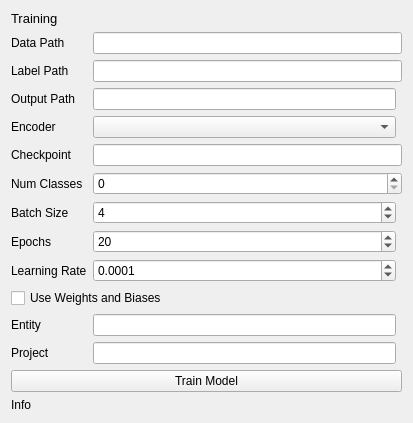
<?xml version="1.0" encoding="UTF-8"?>
<ui version="4.0">
 <class>Form</class>
 <widget class="QWidget" name="Form">
  <property name="geometry">
   <rect>
    <x>0</x>
    <y>0</y>
    <width>413</width>
    <height>412</height>
   </rect>
  </property>
  <property name="windowTitle">
   <string>Form</string>
  </property>
  <layout class="QGridLayout" name="gridLayout">
   <item row="5" column="1" colspan="2">
    <widget class="QLineEdit" name="lineEdit_checkpoint"/>
   </item>
   <item row="6" column="0">
    <widget class="QLabel" name="label_num_classes">
     <property name="text">
      <string>Num Classes</string>
     </property>
    </widget>
   </item>
   <item row="11" column="0">
    <widget class="QLabel" name="label_wandb_entity">
     <property name="text">
      <string>Entity</string>
     </property>
    </widget>
   </item>
   <item row="14" column="0" colspan="3">
    <widget class="QPushButton" name="pushButton_train_model">
     <property name="text">
      <string>Train Model</string>
     </property>
    </widget>
   </item>
   <item row="12" column="1">
    <widget class="QLineEdit" name="lineEdit_wandb_project">
     <property name="contextMenuPolicy">
      <enum>Qt::DefaultContextMenu</enum>
     </property>
    </widget>
   </item>
   <item row="4" column="1">
    <widget class="QComboBox" name="comboBox_encoder"/>
   </item>
   <item row="1" column="1" colspan="2">
    <widget class="QLineEdit" name="lineEdit_data_path"/>
   </item>
   <item row="0" column="0">
    <widget class="QLabel" name="label_title">
     <property name="font">
      <font>
       <pointsize>10</pointsize>
      </font>
     </property>
     <property name="text">
      <string>Training</string>
     </property>
    </widget>
   </item>
   <item row="8" column="0">
    <widget class="QLabel" name="label_epochs">
     <property name="text">
      <string>Epochs</string>
     </property>
    </widget>
   </item>
   <item row="12" column="0">
    <widget class="QLabel" name="label_wandb_project">
     <property name="text">
      <string>Project</string>
     </property>
    </widget>
   </item>
   <item row="4" column="0">
    <widget class="QLabel" name="label_encoder">
     <property name="text">
      <string>Encoder</string>
     </property>
    </widget>
   </item>
   <item row="6" column="1" colspan="2">
    <widget class="QSpinBox" name="spinBox_num_classes"/>
   </item>
   <item row="8" column="1">
    <widget class="QSpinBox" name="spinBox_epochs">
     <property name="maximum">
      <number>9999</number>
     </property>
     <property name="value">
      <number>20</number>
     </property>
    </widget>
   </item>
   <item row="2" column="0">
    <widget class="QLabel" name="label_label_path">
     <property name="text">
      <string>Label Path</string>
     </property>
    </widget>
   </item>
   <item row="9" column="0">
    <widget class="QLabel" name="label_learning_rate">
     <property name="text">
      <string>Learning Rate</string>
     </property>
    </widget>
   </item>
   <item row="16" column="0" colspan="3">
    <spacer name="verticalSpacer">
     <property name="orientation">
      <enum>Qt::Vertical</enum>
     </property>
     <property name="sizeHint" stdset="0">
      <size>
       <width>20</width>
       <height>40</height>
      </size>
     </property>
    </spacer>
   </item>
   <item row="1" column="0">
    <widget class="QLabel" name="label_data_path">
     <property name="text">
      <string>Data Path</string>
     </property>
    </widget>
   </item>
   <item row="15" column="0" colspan="3">
    <widget class="QLabel" name="label_info">
     <property name="text">
      <string>Info</string>
     </property>
    </widget>
   </item>
   <item row="10" column="0" colspan="2">
    <widget class="QCheckBox" name="checkBox_use_wandb">
     <property name="text">
      <string>Use Weights and Biases</string>
     </property>
    </widget>
   </item>
   <item row="9" column="1">
    <widget class="QDoubleSpinBox" name="doubleSpinBox_lr">
     <property name="decimals">
      <number>4</number>
     </property>
     <property name="singleStep">
      <double>0.000100000000000</double>
     </property>
     <property name="value">
      <double>0.000100000000000</double>
     </property>
    </widget>
   </item>
   <item row="5" column="0">
    <widget class="QLabel" name="label_checkpoint">
     <property name="text">
      <string>Checkpoint</string>
     </property>
    </widget>
   </item>
   <item row="2" column="1" colspan="2">
    <widget class="QLineEdit" name="lineEdit_label_path"/>
   </item>
   <item row="7" column="1">
    <widget class="QSpinBox" name="spinBox_batch_size">
     <property name="maximum">
      <number>256</number>
     </property>
     <property name="value">
      <number>4</number>
     </property>
    </widget>
   </item>
   <item row="11" column="1">
    <widget class="QLineEdit" name="lineEdit_wandb_entity"/>
   </item>
   <item row="7" column="0">
    <widget class="QLabel" name="label_batch_size">
     <property name="text">
      <string>Batch Size</string>
     </property>
    </widget>
   </item>
   <item row="3" column="0">
    <widget class="QLabel" name="label">
     <property name="text">
      <string>Output Path</string>
     </property>
    </widget>
   </item>
   <item row="3" column="1">
    <widget class="QLineEdit" name="lineEdit_save_path"/>
   </item>
  </layout>
 </widget>
 <resources/>
 <connections/>
</ui>
